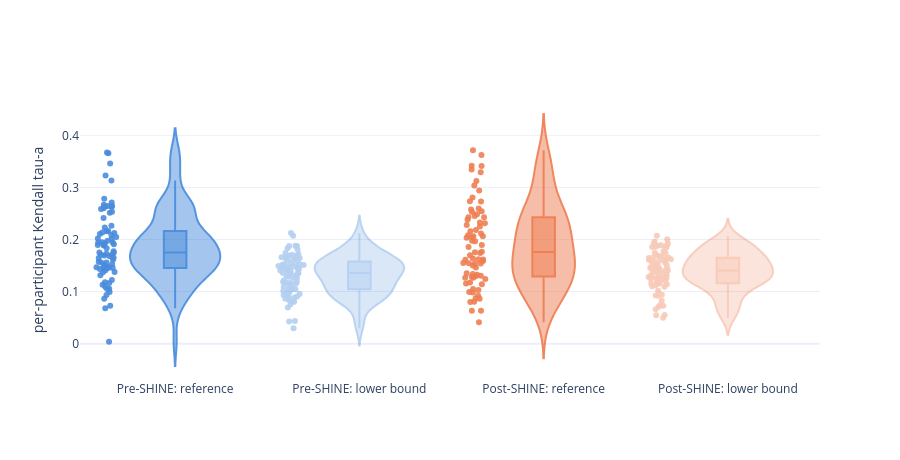

Here is the notebook cell this chart was saved with:
### Markdown cell above
### 1.1 Per-participant fit against the lower noise bound

Each participant's own RDM covers only a small share of pairs, so single-participant fits are low. The lower noise bound is the same participant's agreement with the combined RDM of everyone else (leave-one-participant-out, Nili et al. 2014): a reference at or above it explains what one participant shares with the group.

### Code cell
loo = {c: loo_model_fit(trials[c], km, n_conds, cache_path=cache(f"km_loo_{c}.pkl")) for c in COHORTS}
fig_fit_vs_lower_bound(loo).show()
pd.DataFrame({
    COHORT_LABEL[c]: {
        "participants": len(loo[c]),
        "mean tau-a vs sem_km": loo[c]["model_kendall_a"].mean(),
        "mean tau-a lower bound": loo[c]["lower_kendall_a"].mean(),
        "Wilcoxon p (reference vs bound)": wilcoxon(loo[c]["model_kendall_a"].dropna(), loo[c]["lower_kendall_a"].dropna()).pvalue,
    } for c in COHORTS
}).T.round(4)

### Figure 1 — Plotly figure (JSON) as saved in the notebook; plotly's stock layout.template omitted (floating-point values rounded to 4 significant figures)
{"data": [{"box": {"visible": true}, "line": {"color": "rgba(42,120,214,0.9)"}, "name": "reference", "opacity": 0.85, "points": "all", "showlegend": false, "type": "violin", "x": ["Pre-SHINE: reference", "Pre-SHINE: reference", "Pre-SHINE: reference", "Pre-SHINE: reference", "Pre-SHINE: reference", "Pre-SHINE: reference", "Pre-SHINE: reference", "Pre-SHINE: reference", "Pre-SHINE: reference", "Pre-SHINE: reference", "Pre-SHINE: reference", "Pre-SHINE: reference", "Pre-SHINE: reference", "Pre-SHINE: reference", "Pre-SHINE: reference", "Pre-SHINE: reference", "Pre-SHINE: reference", "Pre-SHINE: reference", "Pre-SHINE: reference", "Pre-SHINE: reference", "Pre-SHINE: reference", "Pre-SHINE: reference", "Pre-SHINE: reference", "Pre-SHINE: reference", "Pre-SHINE: reference", "Pre-SHINE: reference", "Pre-SHINE: reference", "Pre-SHINE: reference", "Pre-SHINE: reference", "Pre-SHINE: reference", "Pre-SHINE: reference", "Pre-SHINE: reference", "Pre-SHINE: reference", "Pre-SHINE: reference", "Pre-SHINE: reference", "Pre-SHINE: reference", "Pre-SHINE: reference", "Pre-SHINE: reference", "Pre-SHINE: reference", "Pre-SHINE: reference", "Pre-SHINE: reference", "Pre-SHINE: reference", "Pre-SHINE: reference", "Pre-SHINE: reference", "Pre-SHINE: reference", "Pre-SHINE: reference", "Pre-SHINE: reference", "Pre-SHINE: reference", "Pre-SHINE: reference", "Pre-SHINE: reference", "Pre-SHINE: reference", "Pre-SHINE: reference", "Pre-SHINE: reference", "Pre-SHINE: reference", "Pre-SHINE: reference", "Pre-SHINE: reference", "Pre-SHINE: reference", "Pre-SHINE: reference", "Pre-SHINE: reference", "Pre-SHINE: reference", "Pre-SHINE: reference", "Pre-SHINE: reference", "Pre-SHINE: reference", "Pre-SHINE: reference", "Pre-SHINE: reference", "Pre-SHINE: reference", "Pre-SHINE: reference", "Pre-SHINE: reference", "Pre-SHINE: reference", "Pre-SHINE: reference", "Pre-SHINE: reference", "Pre-SHINE: reference", "Pre-SHINE: reference", "Pre-SHINE: reference", "Pre-SHINE: reference", "Pre-SHINE: reference", "Pre-SHINE: reference", "Pre-SHINE: reference", "Pre-SHINE: reference"], "y": [0.1167, 0.1706, 0.2587, 0.1523, 0.2126, 0.2643, 0.1432, 0.2411, 0.2783, 0.2533, 0.202, 0.1775, 0.06811, 0.1466, 0.1942, 0.2633, 0.3656, 0.08611, 0.1411, 0.1053, 0.1976, 0.1706, 0.1676, 0.2085, 0.1746, 0.2631, 0.145, 0.2668, 0.09332, 0.1948, 0.2262, 0.1372, 0.1649, 0.3668, 0.003602, 0.3227, 0.1129, 0.201, 0.07294, 0.1088, 0.1908, 0.2515, 0.1832, 0.2231, 0.1179, 0.1896, 0.1751, 0.1612, 0.09908, 0.122, 0.2162, 0.1513, 0.1944, 0.3134, 0.2106, 0.346, 0.2642, 0.1727, 0.105, 0.1315, 0.1468, 0.1691, 0.156, 0.1475, 0.205, 0.1378, 0.2709, 0.193, 0.1898, 0.1454, 0.1646, 0.26, 0.1572, 0.2159, 0.1556, 0.1461, 0.1885, 0.145, 0.2136]}, {"box": {"visible": true}, "line": {"color": "rgba(42,120,214,0.9)"}, "name": "lower bound", "opacity": 0.35, "points": "all", "showlegend": false, "type": "violin", "x": ["Pre-SHINE: lower bound", "Pre-SHINE: lower bound", "Pre-SHINE: lower bound", "Pre-SHINE: lower bound", "Pre-SHINE: lower bound", "Pre-SHINE: lower bound", "Pre-SHINE: lower bound", "Pre-SHINE: lower bound", "Pre-SHINE: lower bound", "Pre-SHINE: lower bound", "Pre-SHINE: lower bound", "Pre-SHINE: lower bound", "Pre-SHINE: lower bound", "Pre-SHINE: lower bound", "Pre-SHINE: lower bound", "Pre-SHINE: lower bound", "Pre-SHINE: lower bound", "Pre-SHINE: lower bound", "Pre-SHINE: lower bound", "Pre-SHINE: lower bound", "Pre-SHINE: lower bound", "Pre-SHINE: lower bound", "Pre-SHINE: lower bound", "Pre-SHINE: lower bound", "Pre-SHINE: lower bound", "Pre-SHINE: lower bound", "Pre-SHINE: lower bound", "Pre-SHINE: lower bound", "Pre-SHINE: lower bound", "Pre-SHINE: lower bound", "Pre-SHINE: lower bound", "Pre-SHINE: lower bound", "Pre-SHINE: lower bound", "Pre-SHINE: lower bound", "Pre-SHINE: lower bound", "Pre-SHINE: lower bound", "Pre-SHINE: lower bound", "Pre-SHINE: lower bound", "Pre-SHINE: lower bound", "Pre-SHINE: lower bound", "Pre-SHINE: lower bound", "Pre-SHINE: lower bound", "Pre-SHINE: lower bound", "Pre-SHINE: lower bound", "Pre-SHINE: lower bound", "Pre-SHINE: lower bound", "Pre-SHINE: lower bound", "Pre-SHINE: lower bound", "Pre-SHINE: lower bound", "Pre-SHINE: lower bound", "Pre-SHINE: lower bound", "Pre-SHINE: lower bound", "Pre-SHINE: lower bound", "Pre-SHINE: lower bound", "Pre-SHINE: lower bound", "Pre-SHINE: lower bound", "Pre-SHINE: lower bound", "Pre-SHINE: lower bound", "Pre-SHINE: lower bound", "Pre-SHINE: lower bound", "Pre-SHINE: lower bound", "Pre-SHINE: lower bound", "Pre-SHINE: lower bound", "Pre-SHINE: lower bound", "Pre-SHINE: lower bound", "Pre-SHINE: lower bound", "Pre-SHINE: lower bound", "Pre-SHINE: lower bound", "Pre-SHINE: lower bound", "Pre-SHINE: lower bound", "Pre-SHINE: lower bound", "Pre-SHINE: lower bound", "Pre-SHINE: lower bound", "Pre-SHINE: lower bound", "Pre-SHINE: lower bound", "Pre-SHINE: lower bound", "Pre-SHINE: lower bound", "Pre-SHINE: lower bound", "Pre-SHINE: lower bound"], "y": [0.08792, 0.1356, 0.1523, 0.08618, 0.1875, 0.166, 0.1472, 0.1284, 0.1705, 0.1643, 0.1403, 0.1363, 0.0423, 0.1141, 0.1524, 0.1874, 0.1694, 0.08324, 0.09075, 0.1009, 0.1452, 0.1043, 0.1299, 0.1409, 0.1519, 0.1451, 0.1044, 0.167, 0.07569, 0.1477, 0.1447, 0.103, 0.09811, 0.2071, 0.02969, 0.2125, 0.1087, 0.1644, 0.04346, 0.09286, 0.1517, 0.1594, 0.1399, 0.1605, 0.118, 0.1259, 0.1047, 0.1466, 0.06935, 0.08083, 0.1186, 0.138, 0.1265, 0.1719, 0.1636, 0.183, 0.1806, 0.1351, 0.08242, 0.09531, 0.1047, 0.1148, 0.1307, 0.1173, 0.1739, 0.1182, 0.188, 0.1437, 0.1338, 0.08052, 0.1534, 0.1685, 0.1492, 0.1211, 0.1124, 0.09366, 0.151, 0.08896, 0.1603]}, {"box": {"visible": true}, "line": {"color": "rgba(235,104,52,0.9)"}, "name": "reference", "opacity": 0.85, "points": "all", "showlegend": false, "type": "violin", "x": ["Post-SHINE: reference", "Post-SHINE: reference", "Post-SHINE: reference", "Post-SHINE: reference", "Post-SHINE: reference", "Post-SHINE: reference", "Post-SHINE: reference", "Post-SHINE: reference", "Post-SHINE: reference", "Post-SHINE: reference", "Post-SHINE: reference", "Post-SHINE: reference", "Post-SHINE: reference", "Post-SHINE: reference", "Post-SHINE: reference", "Post-SHINE: reference", "Post-SHINE: reference", "Post-SHINE: reference", "Post-SHINE: reference", "Post-SHINE: reference", "Post-SHINE: reference", "Post-SHINE: reference", "Post-SHINE: reference", "Post-SHINE: reference", "Post-SHINE: reference", "Post-SHINE: reference", "Post-SHINE: reference", "Post-SHINE: reference", "Post-SHINE: reference", "Post-SHINE: reference", "Post-SHINE: reference", "Post-SHINE: reference", "Post-SHINE: reference", "Post-SHINE: reference", "Post-SHINE: reference", "Post-SHINE: reference", "Post-SHINE: reference", "Post-SHINE: reference", "Post-SHINE: reference", "Post-SHINE: reference", "Post-SHINE: reference", "Post-SHINE: reference", "Post-SHINE: reference", "Post-SHINE: reference", "Post-SHINE: reference", "Post-SHINE: reference", "Post-SHINE: reference", "Post-SHINE: reference", "Post-SHINE: reference", "Post-SHINE: reference", "Post-SHINE: reference", "Post-SHINE: reference", "Post-SHINE: reference", "Post-SHINE: reference", "Post-SHINE: reference", "Post-SHINE: reference", "Post-SHINE: reference", "Post-SHINE: reference", "Post-SHINE: reference", "Post-SHINE: reference", "Post-SHINE: reference", "Post-SHINE: reference", "Post-SHINE: reference", "Post-SHINE: reference", "Post-SHINE: reference", "Post-SHINE: reference", "Post-SHINE: reference", "Post-SHINE: reference", "Post-SHINE: reference", "Post-SHINE: reference", "Post-SHINE: reference", "Post-SHINE: reference", "Post-SHINE: reference", "Post-SHINE: reference", "Post-SHINE: reference", "Post-SHINE: reference"], "y": [0.2037, 0.06304, 0.1338, 0.1323, 0.2248, 0.1755, 0.1176, 0.2452, 0.1295, 0.1537, 0.04129, 0.1974, 0.2577, 0.2541, 0.1464, 0.1614, 0.1157, 0.08712, 0.3716, 0.1242, 0.2486, 0.2378, 0.1264, 0.3417, 0.2061, 0.2183, 0.08635, 0.2735, 0.3413, 0.1502, 0.2114, 0.1856, 0.2731, 0.1609, 0.2081, 0.09198, 0.09895, 0.2429, 0.3125, 0.1633, 0.1699, 0.3293, 0.1541, 0.3038, 0.2426, 0.1537, 0.206, 0.2033, 0.2278, 0.2312, 0.2328, 0.3344, 0.1353, 0.2938, 0.1029, 0.1286, 0.07978, 0.1268, 0.3621, 0.1139, 0.09816, 0.2529, 0.1895, 0.1051, 0.1965, 0.216, 0.1618, 0.1585, 0.08031, 0.1549, 0.1766, 0.2808, 0.06329, 0.1306, 0.2593, 0.1742]}, {"box": {"visible": true}, "line": {"color": "rgba(235,104,52,0.9)"}, "name": "lower bound", "opacity": 0.35, "points": "all", "showlegend": false, "type": "violin", "x": ["Post-SHINE: lower bound", "Post-SHINE: lower bound", "Post-SHINE: lower bound", "Post-SHINE: lower bound", "Post-SHINE: lower bound", "Post-SHINE: lower bound", "Post-SHINE: lower bound", "Post-SHINE: lower bound", "Post-SHINE: lower bound", "Post-SHINE: lower bound", "Post-SHINE: lower bound", "Post-SHINE: lower bound", "Post-SHINE: lower bound", "Post-SHINE: lower bound", "Post-SHINE: lower bound", "Post-SHINE: lower bound", "Post-SHINE: lower bound", "Post-SHINE: lower bound", "Post-SHINE: lower bound", "Post-SHINE: lower bound", "Post-SHINE: lower bound", "Post-SHINE: lower bound", "Post-SHINE: lower bound", "Post-SHINE: lower bound", "Post-SHINE: lower bound", "Post-SHINE: lower bound", "Post-SHINE: lower bound", "Post-SHINE: lower bound", "Post-SHINE: lower bound", "Post-SHINE: lower bound", "Post-SHINE: lower bound", "Post-SHINE: lower bound", "Post-SHINE: lower bound", "Post-SHINE: lower bound", "Post-SHINE: lower bound", "Post-SHINE: lower bound", "Post-SHINE: lower bound", "Post-SHINE: lower bound", "Post-SHINE: lower bound", "Post-SHINE: lower bound", "Post-SHINE: lower bound", "Post-SHINE: lower bound", "Post-SHINE: lower bound", "Post-SHINE: lower bound", "Post-SHINE: lower bound", "Post-SHINE: lower bound", "Post-SHINE: lower bound", "Post-SHINE: lower bound", "Post-SHINE: lower bound", "Post-SHINE: lower bound", "Post-SHINE: lower bound", "Post-SHINE: lower bound", "Post-SHINE: lower bound", "Post-SHINE: lower bound", "Post-SHINE: lower bound", "Post-SHINE: lower bound", "Post-SHINE: lower bound", "Post-SHINE: lower bound", "Post-SHINE: lower bound", "Post-SHINE: lower bound", "Post-SHINE: lower bound", "Post-SHINE: lower bound", "Post-SHINE: lower bound", "Post-SHINE: lower bound", "Post-SHINE: lower bound", "Post-SHINE: lower bound", "Post-SHINE: lower bound", "Post-SHINE: lower bound", "Post-SHINE: lower bound", "Post-SHINE: lower bound", "Post-SHINE: lower bound", "Post-SHINE: lower bound", "Post-SHINE: lower bound", "Post-SHINE: lower bound", "Post-SHINE: lower bound", "Post-SHINE: lower bound"], "y": [0.1434, 0.0547, 0.145, 0.1406, 0.1879, 0.156, 0.1265, 0.151, 0.1159, 0.1154, 0.04951, 0.1379, 0.1891, 0.168, 0.1336, 0.1245, 0.1253, 0.1205, 0.1627, 0.112, 0.1847, 0.1695, 0.1406, 0.2072, 0.1855, 0.1603, 0.07287, 0.1862, 0.1928, 0.09386, 0.1281, 0.1532, 0.1497, 0.1642, 0.1354, 0.0549, 0.1157, 0.1744, 0.1862, 0.1281, 0.1317, 0.1926, 0.1405, 0.2003, 0.16, 0.1235, 0.1621, 0.1323, 0.1954, 0.1651, 0.1651, 0.1605, 0.1457, 0.1459, 0.06609, 0.1016, 0.09203, 0.1152, 0.1772, 0.08214, 0.1104, 0.1738, 0.1525, 0.0709, 0.1262, 0.1904, 0.168, 0.1093, 0.1232, 0.1143, 0.1256, 0.1589, 0.07359, 0.09245, 0.1442, 0.131]}], "layout": {"height": 460, "yaxis": {"title": {"text": "per-participant Kendall tau-a"}}}}
